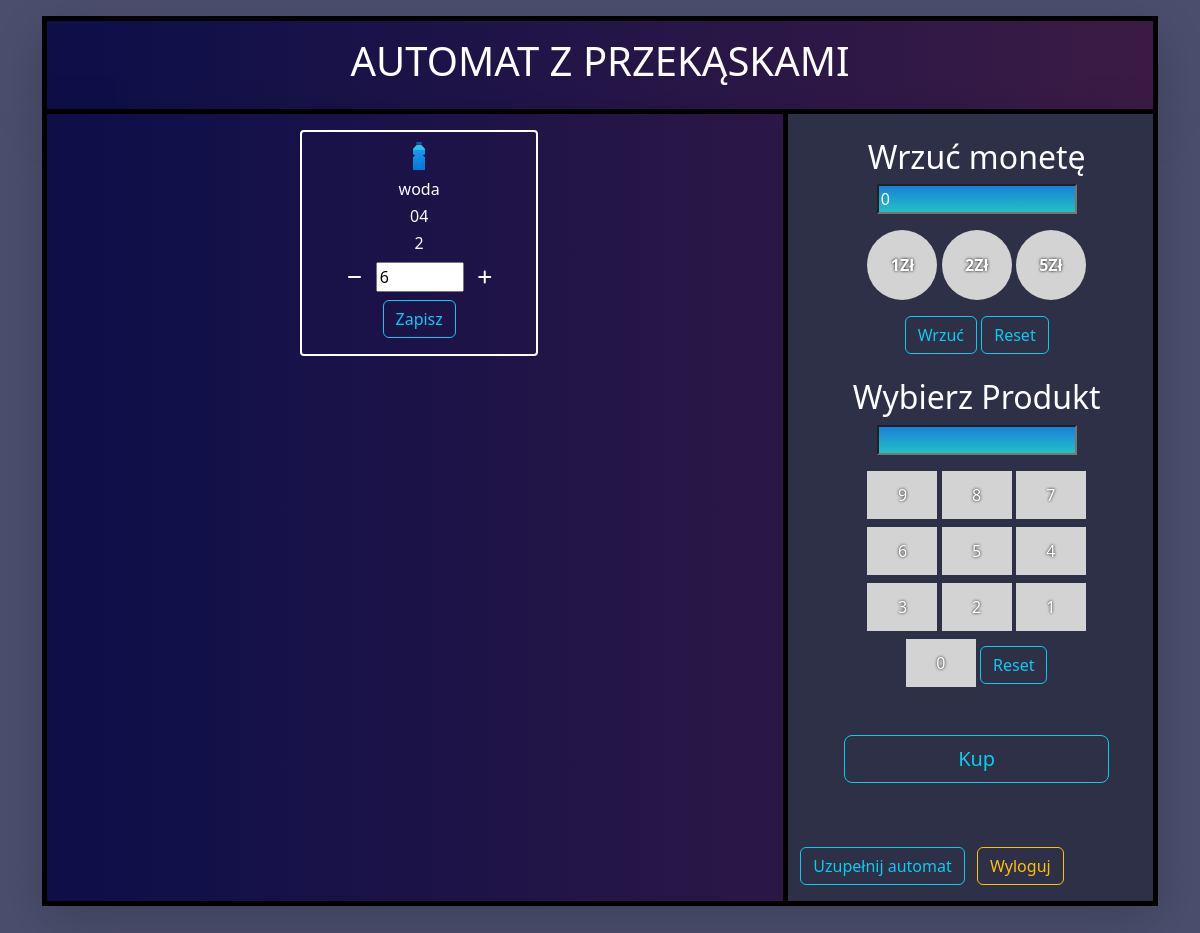
Screenshot of /?action=show&id=4 (signed in) with the database file from the repository.
### tables this page shows
CREATE TABLE item (
    id integer primary key autoincrement ,
    name varchar(50),
    code varchar(50),
    price double unique,
    amount int default 0,
    image varchar(100)
);

### src/View/View.php (called while the page is built, shortened)
<?php
class View
{
    public function render(string $template, array $params=[]):void
    {
        require_once dirname(__FILE__).'/../../templates/base.php';
    }
}

### src/Utils/AbstractController.php (called while the page is built, shortened)
<?php
class AbstractController
{
    protected RequestInterface $request;
    public function __construct(RequestInterface $request)
    {
        $this->request = $request;
    }
    public function run(): void
    {
        $action = $this->action().'Action';
        $this->$action();
    }
    private function action(): string
    {
        return $this->request->getParam('action', self::DEF_ACTION);
    }
}

### public/index.php (called while the page is built, shortened)
<?php
try {
    $request = new Request($_GET, $_POST, $_SERVER);
    $database = new Database();
    $itemService = new ItemService($database);
    $userService = new UserService($database);
    $userService->addUser();
    $controller = new ItemController($itemService, $request, $userService);
    $controller->run();
} catch (Exception $exception) {
    echo "Wystąpił błąd";
    exit();
}

### src/Entity/Item.php (called while the page is built, shortened)
<?php
class Item
{
    private string $name;
    private string $code;
    private int $amount;
    private float $price;
    private string $image;
    public function __construct(int $id, string $name, string $code, int $amount, float $price, string $image)
    {
        $this->name = $name;
        $this->code = $code;
        $this->amount = $amount;
        $this->price = $price;
        $this->image = $image;
    }
    public function getName(): string
    {
        return $this->name;
    }
    public function getCode(): string
    {
        return $this->code;
    }
    public function getAmount(): int
    {
        return $this->amount;
    }
    public function getPrice(): float
    {
        return $this->price;
    }
    public function getImage(): string
    {
        return $this->image;
    }
}

### src/Database/Database.php (called while the page is built, shortened)
<?php
class Database implements DatabaseManagerInterface
{
    private PDO $connection;
    public function findById(int $id): Item
    {
        try {
            $sql = 'SELECT * FROM item WHERE id=:id';
            $query = $this->connection->prepare($sql);
            $query->bindParam(':id', $id);
            $query->execute();
            $result = $query->fetch(PDO::FETCH_ASSOC);
            return new Item($result['id'], $result['name'], $result['code'], $result['amount'], $result['price'], $result['image']);
        } catch (Exception) {
            throw new DatabaseException();
        }
    }
    private function createConnection(): void
    {
        $this->connection = new PDO("sqlite:" . __DIR__ . "/automat.sqlite");
        $this->connection->setAttribute(PDO::ATTR_ERRMODE, PDO::ERRMODE_EXCEPTION);
    }
}

### src/Service/ItemService.php (called while the page is built, shortened)
<?php
class ItemService
{
    private DatabaseManagerInterface $databaseManager;
    public function __construct(DatabaseManagerInterface $databaseManager)
    {
        $this->databaseManager=$databaseManager;
    }
    public function findItemById(int $id):Item
    {
        try {
            return $this->databaseManager->findById($id);
        }catch (DatabaseException) {
            throw new MissingItemException('1');
        }
    }
}

### src/Request/Request.php (called while the page is built, shortened)
<?php
class Request implements RequestInterface
{
    private array $get = [];
    public function __construct(array $get,array $post,array $server)
    {
        $this->get=$get;
    }
    public function getParam(string $name,$default=null)
    {
        return $this->get[$name] ?? $default;
    }
}

### templates/show.php (the view, shortened to what this page needs)
<?php
if ($params) :
    $item=$params['item'];?>
<div class="col-4 border border-2 rounded-1 border-white me-3 d-flex justify-content-center">
    <form method="post" action="/?action=update">
        <div class="box text-center">
            <img class="img mt-2 img-fluid" src="assets/img/<?php echo $item->getImage();?>">
            <h6 class="text-center mt-2"><?php echo $item->getName();?></h6>
            <h6 class="text-center mt-2"><?php echo $item->getCode();?></h6>
            <h6 class="text-center"><?php echo $item->getPrice();?></h6>
            <div class="input-group mb-2">
                <label>
                    <button type="button" class="amount-btn" id="dec"><i class="fa-solid fa-minus"></i></button>
                    <input class="ms-1 me-1" id="newAmount" type="number" name="amount" min="1" max="20" readonly value="<?php echo $item->getAmount();?>">
                    <button type="button" class="amount-btn" id="inc"><i class="fa-solid fa-plus"></i></button>
                </label>
            </div>
            <input type="submit" value="Zapisz" class="btn btn-outline-info"></input>
        </div>
    </form>
</div>
<?php endif;

### public/assets/css/style.css (style rules this page uses)
.bg-custom_2 { background: #4b4e6d; }
.fa-solid { cursor: pointer; transition: color 0.1s; }
.amount-btn { background: none; border: none; color: white; }

### rows the page displays
item: image (picture), name "woda", code "04", price "2", amount "6"
